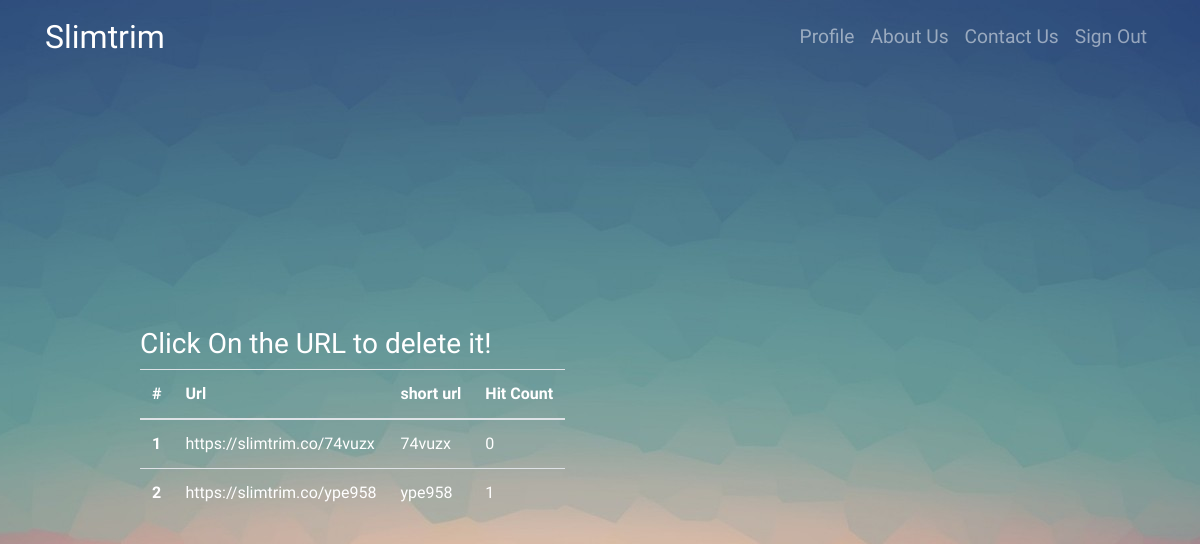
The page /profile/ (signed in) on the database as committed earlier.
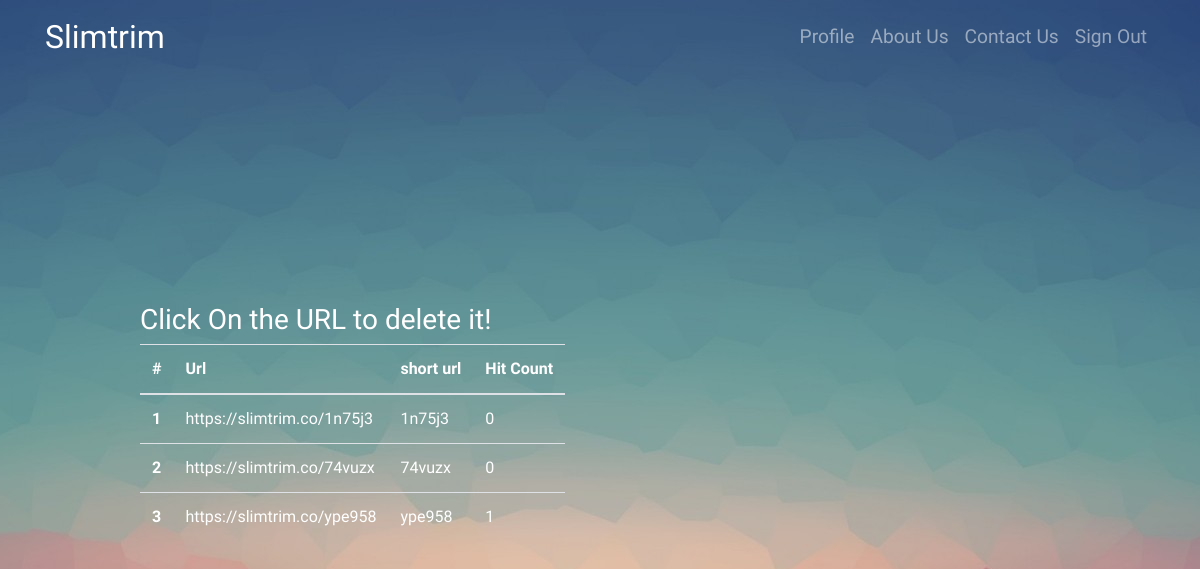
The same page on the database as committed later.
### shortener/models.py (models this page shows, shortened)
class Shortener(models.Model):
	url = models.URLField(max_length=250)
	short_url = models.CharField(max_length=15, unique=True, blank=True)
	created_at = models.DateTimeField(auto_now_add=True)
	updated_at = models.DateTimeField(auto_now=True)
	count = models.IntegerField(default=0)
	end_user = models.ForeignKey(settings.AUTH_USER_MODEL, null=True, blank=True)
	active = models.BooleanField(default=True)
	objects = ShortenerManager()
	def get_full_url(self):
		return 'https://slimtrim.co/{}'.format(self.short_url)

### shortener/views.py (the view)
# urls.py: url(r'^profile/$', views.ProfileView.as_view(), name='profile'),
class ProfileView(LoginRequiredMixin, ListView):
	login_url = '/login'
	context_object_name = 'urls'
	template_name = 'shortener/profile.html'
	def get_queryset(self):
		return Shortener.objects.filter(end_user=self.request.user).order_by('-created_at')

### shortener/templates/shortener/profile.html (shortened to what this page needs)
{% extends 'shortener/layout.html' %}
{% block content %}
{% if urls %}
	<div class="row">
		<div class="col-lg-10 col-md-10 mx-auto">
			<p class="h3">Click On the URL to delete it!</p>
			<table class="table table-hover table-responsive">
			  <thead>
			    <tr>
			      <th scope="col">#</th>
			      <th scope="col">Url</th>
			      <th scope="col">short url</th>
			      <th scope="col">Hit Count</th>
			    </tr>
			  </thead>
			  <tbody>
			  	{% for url in urls %}
					<tr>
						<th scope="row">{{ forloop.counter }}</th>
						<td><a href="{% url 'delete' short_url=url.short_url %}" class="text-white">{{ url.get_full_url }}</a></td>
						<td>{{ url.short_url }}</td>
						<td>{{ url.count }}</td>
						{% endfor %}
					</tr>
			</table>
		</div>
	</div>
{% endif %}
{% endblock %}

### shortener/templates/shortener/layout.html (shortened to what this page needs)
{% load static %}
{% load pwa %}
<!DOCTYPE html>
<html>
<head>
	<link rel="stylesheet" href="https://maxcdn.bootstrapcdn.com/bootstrap/4.0.0-beta/css/bootstrap.min.css">
	<link rel="stylesheet" type="text/css" href="{% static 'shortener/css/style.css' %}">
	<link href="https://maxcdn.bootstrapcdn.com/font-awesome/4.7.0/css/font-awesome.min.css" rel="stylesheet">
</head>
<body>
	  <nav class="navbar navbar-expand-lg navbar-dark fixed-top mb-2" id="mainNav">
      <div class="container">
        <a class="navbar-brand" href="/">Slimtrim</a>
        <div class="collapse navbar-collapse" id="navbarResponsive">
          <ul class="navbar-nav ml-auto">
          	{% if request.user.is_authenticated %}
          		 <li class="nav-item">
	              <a class="nav-link " href="/profile">Profile</a>
	            </li>
	            <li class="nav-item">
	              <a class="nav-link js-scroll-trigger" href="/#about">About Us</a>
	            </li>
	            <li class="nav-item">
	              <a class="nav-link js-scroll-trigger" href="/#contact">Contact Us</a>
	            </li>
	             <li class="nav-item">
	              <a class="nav-link " href="/logout">Sign Out</a>
	            </li>
            {% endif %}
          </ul>
        </div>
      </div>
    </nav>
	<div class="container">
		{% block content %}
		{% endblock %}
	</div>
</body>
</html>

### shortener/static/shortener/css/style.css (style rules this page uses)
body { background-image: url('../images/hero.jpg'); background-size: cover; color: white; background-repeat: no-repeat; background-position: center; background-attachment: fixed; padding-top: 60px; height: 100%; }
html, body { height:100%; font-family: 'Raleway', sans-serif; }
body { display:flex; align-items:center; }
.navbar-nav { font-family: 'Raleway', sans-serif; font-size: 120% !important; }
.navbar-brand { font-family: 'Josefin Sans', sans-serif; font-size: 200% !important; }

Rows that differ between the two databases and show on the page:
added Shortener: get_full_url "https://slimtrim.co/1n75j3", short_url "1n75j3", count "0"
